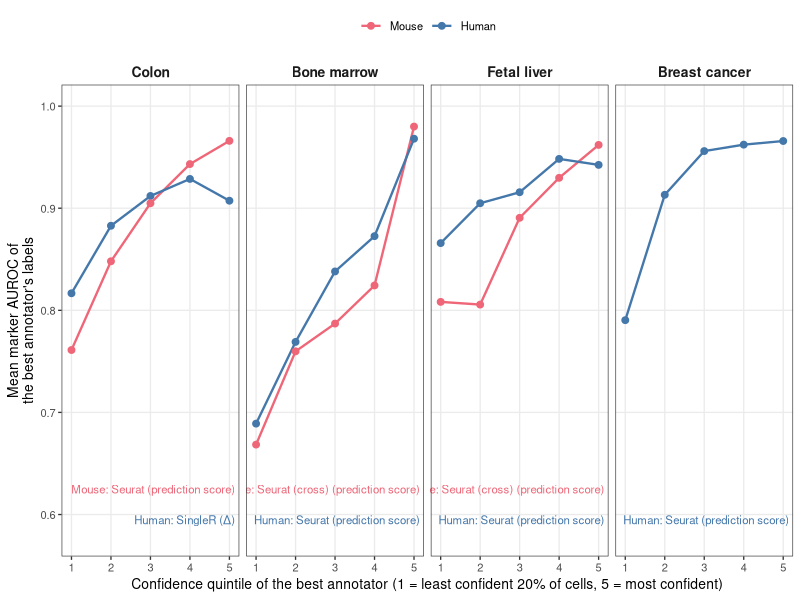
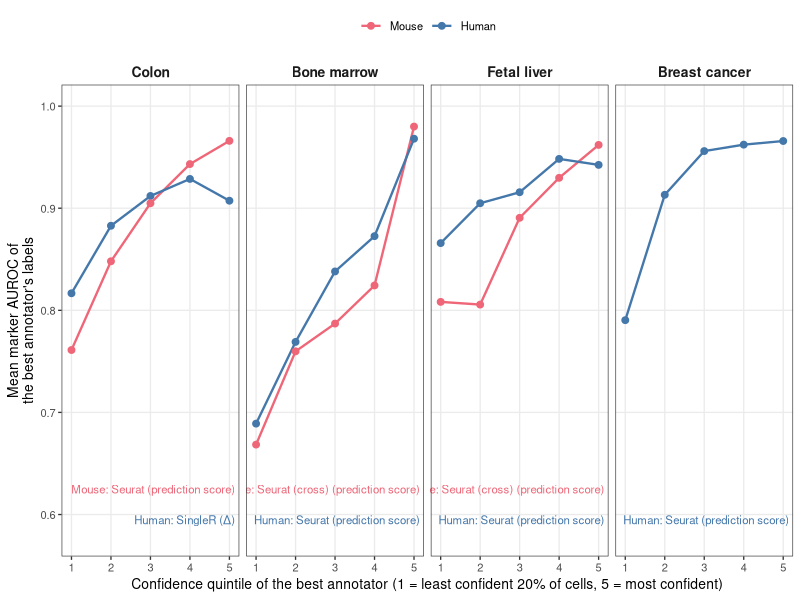

Reproduce these figures in R, in order.
# Appendix: is the best single annotator's own confidence score consistent with marker AUROC?
# Reads figures/cross_tissue/seurat_vs_ebcc.csv (analysis/seurat_vs_ebcc.R; nothing recomputed): evaluation half, cells the best
# annotator labels, split into quintiles of that annotator's confidence score within each dataset (Seurat: prediction score;
# SingleR: delta, margin to the next-best label); auroc_best = mean marker AUROC of the best annotator's labels on the cells
# of the quintile (types present in and not covering the whole quintile, each weighted equally). Breast cancer mouse excluded.
#   Rscript --vanilla analysis/appendix_confidence_auroc.R
# Output: figures/cross_tissue/confidence_auroc.{png,pdf}, confidence_auroc_caption.txt; printout (values, Spearman per dataset).
suppressPackageStartupMessages({library(dplyr); library(readr); library(tidyr); library(ggplot2); library(ggrepel)})

tissue_labels  = c(colon = 'Colon', bone_marrow = 'Bone marrow', fetal_liver = 'Fetal liver', breast_cancer = 'Breast cancer')
species_cols   = c(human = '#4477AA', mouse = '#EE6677')   # as analysis/visualisations.R
out = 'figures/cross_tissue/confidence_auroc'

r = read_csv('figures/cross_tissue/seurat_vs_ebcc.csv', show_col_types = FALSE) |>
  mutate(tissue = factor(tissue, levels = names(tissue_labels)), species = factor(species, levels = c('mouse', 'human')),
         score = ifelse(score_name == 'delta', 'Δ', 'prediction score'), lab = sprintf('%s, %s', annotator, score))
stopifnot(nrow(r) == 7 * 5)
rho = r |> group_by(tissue, species, lab) |> summarise(rho = cor(bin, auroc_best, method = 'spearman'),
                                                       q1 = auroc_best[bin == 1], q5 = auroc_best[bin == 5], .groups = 'drop')
# annotator named in the bottom-right corner of each panel, mouse above human, in the species colour
ends = r |> filter(bin == 5) |> mutate(label = sprintf('%s: %s (%s)', ifelse(species == 'mouse', 'Mouse', 'Human'), annotator, score),
                                       y = ifelse(species == 'mouse' & tissue != 'breast_cancer', 0.625, 0.595))

p = ggplot(r, aes(bin, auroc_best, colour = species)) +
  geom_line(linewidth = 0.8) + geom_point(size = 2) +
  geom_text(data = ends, aes(x = 5.15, y = y, label = label), size = 2.9, hjust = 1, show.legend = FALSE) +
  facet_wrap(~ tissue, nrow = 1, labeller = as_labeller(tissue_labels)) +
  scale_colour_manual(values = species_cols, labels = c(human = 'Human', mouse = 'Mouse'), name = NULL, breaks = c('mouse', 'human')) +
  scale_x_continuous(breaks = 1:5, limits = c(0.85, 5.15), expand = expansion(add = 0.1)) +
  scale_y_continuous(limits = c(0.58, 1), breaks = seq(0.6, 1, 0.1)) +
  labs(x = 'Confidence quintile of the best annotator (1 = least confident 20% of cells, 5 = most confident)',
       y = 'Mean marker AUROC of\nthe best annotator\'s labels') +
  theme_bw(base_size = 10) +
  theme(panel.grid.minor = element_blank(), strip.background = element_blank(), strip.text = element_text(face = 'bold', size = 10),
        legend.position = 'top')
ggsave(paste0(out, '.png'), p, width = 10, height = 3.8, dpi = 300, bg = 'white')
ggsave(paste0(out, '.pdf'), p, width = 10, height = 3.8, device = cairo_pdf, bg = 'white')

writeLines(paste(
  'Marker AUROC of the best single annotator\'s labels by that annotator\'s own confidence. Evaluation half of cells (not used to choose f);',
  'cells the best annotator labels, split into fifths of its confidence score within each dataset (Seurat label transfer: prediction score;',
  'SingleR: Δ, the margin to the next-best label). Points: mean marker AUROC of the annotator\'s labels on the cells of each fifth, averaged',
  'over the cell types it assigns there. The best annotator (named at the end of each line) is the one with the highest mean marker AUROC on',
  'the selection half; quintiles as in Figure X. Breast cancer mouse excluded.'), paste0(out, '_caption.txt'))

options(width = 200)
r |> select(tissue, species, lab, bin, auroc_best) |> mutate(auroc_best = round(auroc_best, 3)) |>
  pivot_wider(names_from = bin, values_from = auroc_best, names_prefix = 'q') |> as.data.frame() |> print(row.names = FALSE)
cat('\nSpearman rho (quintile vs AUROC) per dataset:\n'); print(as.data.frame(rho |> mutate(across(where(is.double), \(x) round(x, 3)))), row.names = FALSE)
cat(sprintf('Q1 -> Q5 gain: median %.3f, range %.3f to %.3f\n', median(rho$q5 - rho$q1), min(rho$q5 - rho$q1), max(rho$q5 - rho$q1)))
